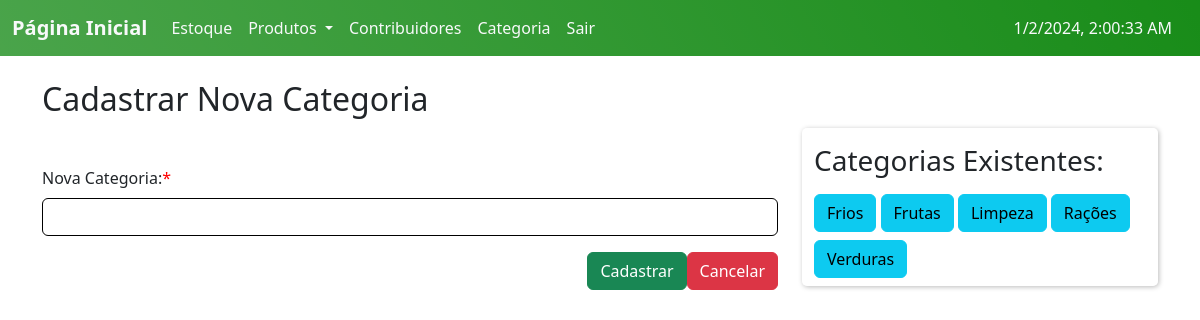
The app's page /Categoria/ (signed in) with its own data.
### ABSJ/models.py (models this page shows, shortened)
class Categoria(models.Model):
    slug = models.SlugField(unique=True, blank=True)
    categoria = models.CharField(max_length=100, unique=True)
    class Meta:
        ordering = ['categoria']

### ABSJ/views.py (the view)
# urls.py: path('Categoria/', v.categoria_Create, name='CategoriaForm'),
@login_required
def categoria_Create(request):
    categoriaForm = f.CategoriaForm(request.POST or None, request.FILES or None, user=request.user)
    categorias = m.Categoria.objects.all()
    if categoriaForm.is_valid():
        categoriaForm = categoriaForm.save(commit=False)
        categoriaForm.save()
        messages.info(request, f'Categoria {categoriaForm.categoria} adicionada com êxito!')
        return redirect('CategoriaForm')
    else:
        return render(request, 'create_Categoria.html', {'formCat':categoriaForm, 'categorias':categorias})

### ABSJ/forms.py (shortened to what this page needs)
class CategoriaForm(forms.ModelForm):
    class Meta:
        model = m.Categoria
        fields = ['categoria']
        widgets = {
            'categoria': forms.TextInput(attrs={'class': 'form-control', 'autofocus': 'autofocus'}),
        }
    def __init__(self, *args, **kwargs):
        user = kwargs.pop('user', None)
        super(CategoriaForm, self).__init__(*args, **kwargs)

### templates/create_Categoria.html (shortened to what this page needs)
{% extends 'home.html' %}
{% load static %}
{% block content %}
<div class="container mt-4">
{% if user.username == 'admin' %}
  <div class="row">
    {% if request.resolver_match.url_name == 'Categoria_update' %}
    <div class="col-md-12">
      {% else %}
      <div class="col-md-8">
        {% endif %}
        {% if request.resolver_match.url_name == 'Categoria_update' %}
        <h2 class="mb-5">Editar Categoria</h2>
      {% else %}
        <h2 class="mb-5">Cadastrar Nova Categoria</h2>
      {% endif %}
      <form action="#" method="post" class="needs-validation"  novalidate>
          <div class="mb-3">
              {% if request.resolver_match.url_name == 'Categoria_update' %}
                <label for="{{ formCat.categoria.id_for_label }}" class="form-label required">Categoria:</label>
              {% else %}
                <label for="{{ formCat.categoria.id_for_label }}" class="form-label required">Nova Categoria:</label>
              {% endif %}
              {{ formCat.categoria }}
          </div>
          {% if request.resolver_match.url_name == 'Categoria_update' %}
            <a href="{% url 'Categoria_read' slug=update_categoria.slug %}" class="btn btn-danger float-end">Cancelar</a>
            <button type="submit" class="btn btn-success float-end">Salvar</button>
          {% else %}
            <a href="{% url 'estoque' %}" class="btn btn-danger float-end">Cancelar</a>
            <button type="submit" class="btn btn-success float-end">Cadastrar</button>
          {% endif %}
      </form>
    </div>
    {% if not request.resolver_match.url_name == 'Categoria_update' %}
    <div class="col-md-4">
      <div class="container mt-5 aside">
        <h3 class="my-3">Categorias Existentes:</h3>
        {% if categorias %}
        {% for cat in categorias %}
          <a class="btn btn-info mb-2" href="{% url 'Categoria_read' slug=cat.slug %}">{{ cat.categoria }}</a>
        {% endfor %}
        {% else %}
        <p>Nenhuma Categoria encontrada.</p>
        {% endif %}
      </div>
    </div>
    {% endif %}
{% endif %}
{% endblock %}

### static/css/styles.css (style rules this page uses)
.aside { max-height: 60vh; background-color: #ffffff80; backdrop-filter: blur(10px); border-radius: 5px; box-shadow: 1px 1px 5px #bbb; overflow-y: scroll; }
input.form-control, select.form-select { border-color: #000000; }
form label.required::after { content: '*'; color: red; }

### records on screen
Categoria: categoria "Frios"
Categoria: categoria "Frutas"
Categoria: categoria "Limpeza"
Categoria: categoria "Rações"
Categoria: categoria "Verduras"
